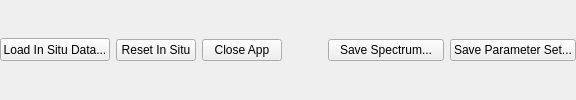
      <widget class="QFrame" name="frame_2">
       <property name="frameShape">
        <enum>QFrame::NoFrame</enum>
       </property>
       <property name="frameShadow">
        <enum>QFrame::Plain</enum>
       </property>
       <layout class="QHBoxLayout" name="horizontalLayout_3">
        <property name="leftMargin">
         <number>0</number>
        </property>
        <property name="rightMargin">
         <number>0</number>
        </property>
        <item>
         <widget class="QPushButton" name="Push_LoadInSitu">
          <property name="maximumSize">
           <size>
            <width>110</width>
            <height>23</height>
           </size>
          </property>
          <property name="focusPolicy">
           <enum>Qt::TabFocus</enum>
          </property>
          <property name="whatsThis">
           <string>&lt;html&gt;&lt;head/&gt;&lt;body&gt;&lt;p&gt;Your own spectrum can be loaded and displayed together with the model output. Additional statistics are shown to allow for a manual optimization.&lt;/p&gt;&lt;/body&gt;&lt;/html&gt;</string>
          </property>
          <property name="text">
           <string>Load In Situ Data...</string>
          </property>
          <property name="shortcut">
           <string>Ctrl+L</string>
          </property>
          <property name="autoDefault">
           <bool>false</bool>
          </property>
         </widget>
        </item>
        <item>
         <widget class="QPushButton" name="Push_ResetInSitu">
          <property name="whatsThis">
           <string>&lt;html&gt;&lt;head/&gt;&lt;body&gt;&lt;p&gt;Remove the loaded spectrum from the current view&lt;/p&gt;&lt;/body&gt;&lt;/html&gt;</string>
          </property>
          <property name="text">
           <string>Reset In Situ</string>
          </property>
          <property name="autoDefault">
           <bool>false</bool>
          </property>
         </widget>
        </item>
        <item>
         <widget class="QPushButton" name="Push_Exit">
          <property name="text">
           <string>Close App</string>
          </property>
          <property name="autoDefault">
           <bool>false</bool>
          </property>
         </widget>
        </item>
        <item>
         <spacer name="horizontalSpacer_2">
          <property name="orientation">
           <enum>Qt::Horizontal</enum>
          </property>
          <property name="sizeHint" stdset="0">
           <size>
            <width>40</width>
            <height>20</height>
           </size>
          </property>
         </spacer>
        </item>
        <item>
         <widget class="QPushButton" name="Push_SaveSpec">
          <property name="minimumSize">
           <size>
            <width>116</width>
            <height>0</height>
           </size>
          </property>
          <property name="whatsThis">
           <string>&lt;html&gt;&lt;head/&gt;&lt;body&gt;&lt;p&gt;Save the current output to file and be able to reload it via &amp;quot;Load In Situ Data&amp;quot;&lt;/p&gt;&lt;/body&gt;&lt;/html&gt;</string>
          </property>
          <property name="text">
           <string>Save Spectrum...</string>
          </property>
          <property name="shortcut">
           <string>Ctrl+S</string>
          </property>
          <property name="autoDefault">
           <bool>false</bool>
          </property>
         </widget>
        </item>
        <item>
         <widget class="QPushButton" name="Push_SaveParams">
          <property name="whatsThis">
           <string>&lt;html&gt;&lt;head/&gt;&lt;body&gt;&lt;p&gt;Save the current set of parameters to text-file&lt;/p&gt;&lt;/body&gt;&lt;/html&gt;</string>
          </property>
          <property name="text">
           <string>Save Parameter Set...</string>
          </property>
          <property name="shortcut">
           <string>Ctrl+P</string>
          </property>
          <property name="autoDefault">
           <bool>false</bool>
          </property>
         </widget>
        </item>
       </layout>
      </widget>
